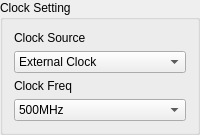
               <widget class="QGroupBox" name="ClockSetting">
                <property name="maximumSize">
                 <size>
                  <width>400</width>
                  <height>400</height>
                 </size>
                </property>
                <property name="title">
                 <string>Clock Setting</string>
                </property>
                <layout class="QVBoxLayout" name="verticalLayout_7">
                 <item>
                  <widget class="QLabel" name="ClockLabel">
                   <property name="text">
                    <string>Clock Source</string>
                   </property>
                  </widget>
                 </item>
                 <item>
                  <widget class="QComboBox" name="ClockSource">
                   <item>
                    <property name="text">
                     <string>External Clock</string>
                    </property>
                   </item>
                   <item>
                    <property name="text">
                     <string>Internal Clock</string>
                    </property>
                   </item>
                  </widget>
                 </item>
                 <item>
                  <widget class="QLabel" name="ClockFreqLabel">
                   <property name="text">
                    <string>Clock Freq</string>
                   </property>
                  </widget>
                 </item>
                 <item>
                  <widget class="QComboBox" name="ClockFreq">
                   <item>
                    <property name="text">
                     <string>500MHz</string>
                    </property>
                   </item>
                   <item>
                    <property name="text">
                     <string>250MHz</string>
                    </property>
                   </item>
                   <item>
                    <property name="text">
                     <string>125MHz</string>
                    </property>
                   </item>
                  </widget>
                 </item>
                </layout>
               </widget>
